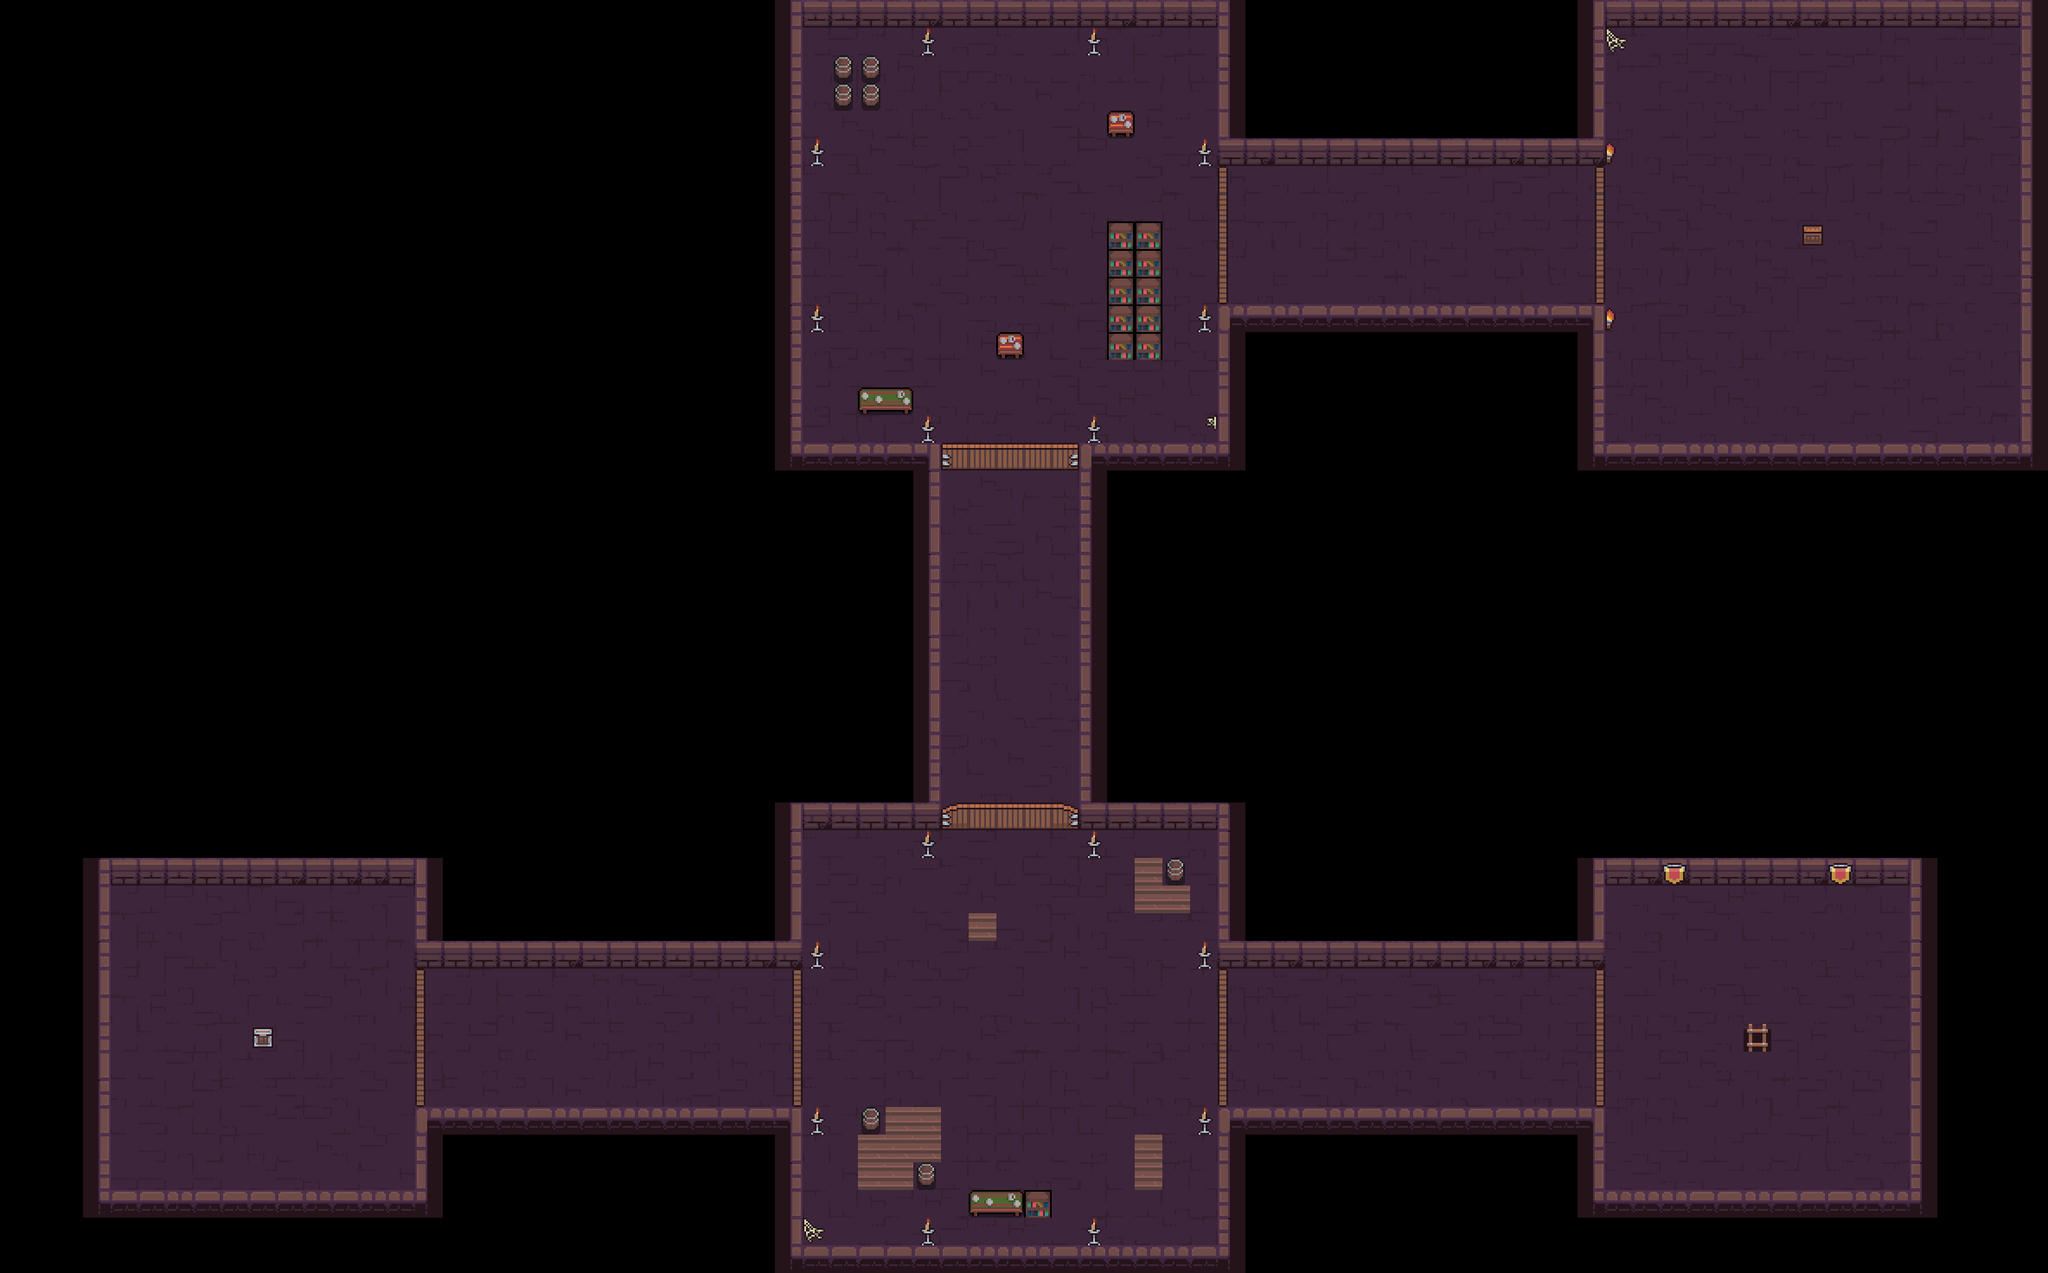

A level layout from a 2D game, rendered from its tile map. Below: a short description, then the map file with tile-grid data replaced by summaries:
An orthogonal 74x46 tile map with 48x48 px tiles, 3 tile layers (Слой тайлов 1, Слой тайлов 2, Слой тайлов 3), 2 tilesets and 10 objects (6x skull, 2x door, player).

<map version="1.5" tiledversion="1.7.2" orientation="orthogonal" renderorder="right-down" width="74" height="46" tilewidth="48" tileheight="48" infinite="0" nextlayerid="6" nextobjectid="26">
 <tileset firstgid="1" source="../data/dungeon_tileset1.tsx" />
 <tileset firstgid="101" source="../data/castle_tileset.tsx" />
 <layer id="1" name="Слой тайлов 1" width="74" height="46">
  <data>[3404 cells, 1197 non-empty, 12 distinct tile ids]</data>
 </layer>
 <layer id="2" name="Слой тайлов 2" width="74" height="46">
  <data>[3404 cells, 423 non-empty, 39 distinct tile ids]</data>
 </layer>
 <layer id="3" name="Слой тайлов 3" width="74" height="46">
  <data>[3404 cells, 24 non-empty, 6 distinct tile ids]</data>
 </layer>
 <objectgroup id="5" name="Слой объектов 1">
  <object id="5" name="Player" type="player" x="3294" y="366" />
  <object id="9" x="1912.5" y="843" />
  <object id="15" name="3" type="skull" x="1593" y="631" width="29" height="29" />
  <object id="16" name="2" type="skull" x="1399" y="441" width="33" height="29" />
  <object id="17" name="1" type="skull" x="1977" y="57" width="32" height="31" />
  <object id="19" name="4" type="skull" x="1396" y="1493.33" width="38.6667" height="36" />
  <object id="20" name="6" type="skull" x="1686.67" y="1976" width="38.6667" height="36" />
  <object id="21" name="5" type="skull" x="1977.33" y="1594.67" width="32" height="32" />
  <object id="22" name="1" type="door" x="2018" y="291" width="91.5" height="234.5" />
  <object id="24" name="2" type="door" x="1638.67" y="1445.33" width="227.333" height="83.3333" />
 </objectgroup>
</map>
